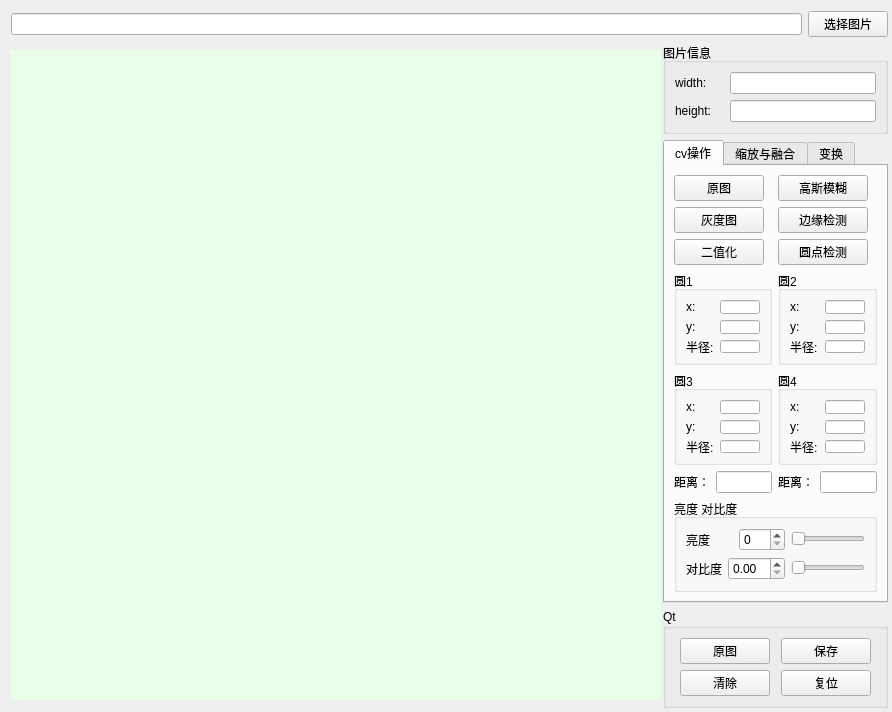
<?xml version="1.0" encoding="UTF-8"?>
<ui version="4.0">
 <class>Widget</class>
 <widget class="QWidget" name="Widget">
  <property name="geometry">
   <rect>
    <x>0</x>
    <y>0</y>
    <width>892</width>
    <height>712</height>
   </rect>
  </property>
  <property name="cursor">
   <cursorShape>ArrowCursor</cursorShape>
  </property>
  <property name="mouseTracking">
   <bool>false</bool>
  </property>
  <property name="focusPolicy">
   <enum>Qt::NoFocus</enum>
  </property>
  <property name="windowTitle">
   <string>Title</string>
  </property>
  <property name="windowIcon">
   <iconset resource="res.qrc">
    <normaloff>:/03.png</normaloff>:/03.png</iconset>
  </property>
  <widget class="QWidget" name="layoutWidget">
   <property name="geometry">
    <rect>
     <x>9</x>
     <y>9</y>
     <width>881</width>
     <height>701</height>
    </rect>
   </property>
   <layout class="QGridLayout" name="mainLayout">
    <property name="leftMargin">
     <number>2</number>
    </property>
    <property name="topMargin">
     <number>2</number>
    </property>
    <property name="rightMargin">
     <number>2</number>
    </property>
    <property name="bottomMargin">
     <number>2</number>
    </property>
    <item row="1" column="0" rowspan="3">
     <widget class="ImgLabel" name="label">
      <property name="minimumSize">
       <size>
        <width>650</width>
        <height>650</height>
       </size>
      </property>
      <property name="maximumSize">
       <size>
        <width>650</width>
        <height>650</height>
       </size>
      </property>
      <property name="cursor">
       <cursorShape>SizeAllCursor</cursorShape>
      </property>
      <property name="focusPolicy">
       <enum>Qt::NoFocus</enum>
      </property>
      <property name="styleSheet">
       <string notr="true">background-color: rgb(234, 255, 231);</string>
      </property>
      <property name="text">
       <string/>
      </property>
     </widget>
    </item>
    <item row="2" column="1" alignment="">
     <widget class="QTabWidget" name="tabWidget">
      <property name="currentIndex">
       <number>0</number>
      </property>
      <widget class="QWidget" name="tab">
       <attribute name="title">
        <string>cv操作</string>
       </attribute>
       <layout class="QGridLayout" name="gridLayout">
        <item row="0" column="1">
         <widget class="QPushButton" name="pushButton_opencv_gray">
          <property name="minimumSize">
           <size>
            <width>0</width>
            <height>0</height>
           </size>
          </property>
          <property name="maximumSize">
           <size>
            <width>90</width>
            <height>16777215</height>
           </size>
          </property>
          <property name="text">
           <string>高斯模糊</string>
          </property>
         </widget>
        </item>
        <item row="6" column="0">
         <layout class="QHBoxLayout" name="horizontalLayout_5">
          <item>
           <widget class="QLabel" name="label_16">
            <property name="text">
             <string>距离：</string>
            </property>
           </widget>
          </item>
          <item>
           <widget class="QLineEdit" name="lineEdit_circle13_dis">
            <property name="maximumSize">
             <size>
              <width>60</width>
              <height>16777215</height>
             </size>
            </property>
           </widget>
          </item>
         </layout>
        </item>
        <item row="4" column="0">
         <widget class="QGroupBox" name="groupBox_4">
          <property name="title">
           <string>圆1</string>
          </property>
          <layout class="QGridLayout" name="gridLayout_3">
           <item row="0" column="0">
            <widget class="QLabel" name="label_4">
             <property name="text">
              <string>x:</string>
             </property>
            </widget>
           </item>
           <item row="0" column="1">
            <widget class="QLineEdit" name="lineEdit_circle1_x">
             <property name="maximumSize">
              <size>
               <width>40</width>
               <height>16777215</height>
              </size>
             </property>
            </widget>
           </item>
           <item row="1" column="0">
            <widget class="QLabel" name="label_5">
             <property name="text">
              <string>y:</string>
             </property>
            </widget>
           </item>
           <item row="1" column="1">
            <widget class="QLineEdit" name="lineEdit_circle1_y">
             <property name="maximumSize">
              <size>
               <width>40</width>
               <height>16777215</height>
              </size>
             </property>
            </widget>
           </item>
           <item row="2" column="0">
            <widget class="QLabel" name="label_6">
             <property name="text">
              <string>半径:</string>
             </property>
            </widget>
           </item>
           <item row="2" column="1">
            <widget class="QLineEdit" name="lineEdit_circle1_r">
             <property name="maximumSize">
              <size>
               <width>40</width>
               <height>16777215</height>
              </size>
             </property>
             <property name="text">
              <string/>
             </property>
            </widget>
           </item>
          </layout>
         </widget>
        </item>
        <item row="0" column="0">
         <widget class="QPushButton" name="pushButton_opencv">
          <property name="minimumSize">
           <size>
            <width>0</width>
            <height>0</height>
           </size>
          </property>
          <property name="maximumSize">
           <size>
            <width>90</width>
            <height>16777215</height>
           </size>
          </property>
          <property name="text">
           <string>原图</string>
          </property>
         </widget>
        </item>
        <item row="4" column="1">
         <widget class="QGroupBox" name="groupBox_5">
          <property name="title">
           <string>圆2</string>
          </property>
          <layout class="QGridLayout" name="gridLayout_4">
           <item row="0" column="0">
            <widget class="QLabel" name="label_7">
             <property name="text">
              <string>x:</string>
             </property>
            </widget>
           </item>
           <item row="0" column="1">
            <widget class="QLineEdit" name="lineEdit_circle2_x">
             <property name="maximumSize">
              <size>
               <width>40</width>
               <height>16777215</height>
              </size>
             </property>
            </widget>
           </item>
           <item row="1" column="0">
            <widget class="QLabel" name="label_8">
             <property name="text">
              <string>y:</string>
             </property>
            </widget>
           </item>
           <item row="1" column="1">
            <widget class="QLineEdit" name="lineEdit_circle2_y">
             <property name="maximumSize">
              <size>
               <width>40</width>
               <height>16777215</height>
              </size>
             </property>
            </widget>
           </item>
           <item row="2" column="0">
            <widget class="QLabel" name="label_9">
             <property name="text">
              <string>半径:</string>
             </property>
            </widget>
           </item>
           <item row="2" column="1">
            <widget class="QLineEdit" name="lineEdit_circle2_r">
             <property name="maximumSize">
              <size>
               <width>40</width>
               <height>16777215</height>
              </size>
             </property>
            </widget>
           </item>
          </layout>
         </widget>
        </item>
        <item row="2" column="0">
         <widget class="QPushButton" name="pushButton_threshold">
          <property name="maximumSize">
           <size>
            <width>90</width>
            <height>16777215</height>
           </size>
          </property>
          <property name="text">
           <string>二值化</string>
          </property>
         </widget>
        </item>
        <item row="7" column="0" colspan="2">
         <widget class="QGroupBox" name="groupBox_3">
          <property name="title">
           <string>亮度 对比度</string>
          </property>
          <layout class="QVBoxLayout" name="verticalLayout">
           <item>
            <layout class="QHBoxLayout" name="horizontalLayout_2">
             <item>
              <widget class="QLabel" name="label_18">
               <property name="text">
                <string>亮度</string>
               </property>
              </widget>
             </item>
             <item>
              <widget class="QSpinBox" name="spinBox_brightness"/>
             </item>
             <item>
              <widget class="QSlider" name="horizontalSlider_brightness">
               <property name="minimumSize">
                <size>
                 <width>74</width>
                 <height>22</height>
                </size>
               </property>
               <property name="maximumSize">
                <size>
                 <width>74</width>
                 <height>22</height>
                </size>
               </property>
               <property name="orientation">
                <enum>Qt::Horizontal</enum>
               </property>
              </widget>
             </item>
            </layout>
           </item>
           <item>
            <layout class="QHBoxLayout" name="horizontalLayout_3">
             <item>
              <widget class="QLabel" name="label_19">
               <property name="text">
                <string>对比度</string>
               </property>
              </widget>
             </item>
             <item>
              <widget class="QDoubleSpinBox" name="doubleSpinBox_contrast"/>
             </item>
             <item>
              <widget class="QSlider" name="horizontalSlider_contrast">
               <property name="minimumSize">
                <size>
                 <width>74</width>
                 <height>22</height>
                </size>
               </property>
               <property name="maximumSize">
                <size>
                 <width>74</width>
                 <height>22</height>
                </size>
               </property>
               <property name="orientation">
                <enum>Qt::Horizontal</enum>
               </property>
              </widget>
             </item>
            </layout>
           </item>
          </layout>
         </widget>
        </item>
        <item row="1" column="1">
         <widget class="QPushButton" name="pushButton_canny">
          <property name="maximumSize">
           <size>
            <width>90</width>
            <height>16777215</height>
           </size>
          </property>
          <property name="text">
           <string>边缘检测</string>
          </property>
         </widget>
        </item>
        <item row="1" column="0">
         <widget class="QPushButton" name="pushButton_gray">
          <property name="maximumSize">
           <size>
            <width>90</width>
            <height>16777215</height>
           </size>
          </property>
          <property name="text">
           <string>灰度图</string>
          </property>
         </widget>
        </item>
        <item row="5" column="0">
         <widget class="QGroupBox" name="groupBox_7">
          <property name="title">
           <string>圆3</string>
          </property>
          <layout class="QGridLayout" name="gridLayout_6">
           <item row="0" column="0">
            <widget class="QLabel" name="label_13">
             <property name="text">
              <string>x:</string>
             </property>
            </widget>
           </item>
           <item row="0" column="1">
            <widget class="QLineEdit" name="lineEdit_circle4_x">
             <property name="maximumSize">
              <size>
               <width>40</width>
               <height>16777215</height>
              </size>
             </property>
            </widget>
           </item>
           <item row="1" column="0">
            <widget class="QLabel" name="label_14">
             <property name="text">
              <string>y:</string>
             </property>
            </widget>
           </item>
           <item row="1" column="1">
            <widget class="QLineEdit" name="lineEdit_circle4_y">
             <property name="maximumSize">
              <size>
               <width>40</width>
               <height>16777215</height>
              </size>
             </property>
            </widget>
           </item>
           <item row="2" column="0">
            <widget class="QLabel" name="label_15">
             <property name="text">
              <string>半径:</string>
             </property>
            </widget>
           </item>
           <item row="2" column="1">
            <widget class="QLineEdit" name="lineEdit_circle4_r">
             <property name="maximumSize">
              <size>
               <width>40</width>
               <height>16777215</height>
              </size>
             </property>
            </widget>
           </item>
          </layout>
         </widget>
        </item>
        <item row="5" column="1">
         <widget class="QGroupBox" name="groupBox_6">
          <property name="title">
           <string>圆4</string>
          </property>
          <layout class="QGridLayout" name="gridLayout_5">
           <item row="0" column="0">
            <widget class="QLabel" name="label_10">
             <property name="text">
              <string>x:</string>
             </property>
            </widget>
           </item>
           <item row="0" column="1">
            <widget class="QLineEdit" name="lineEdit_circle3_x">
             <property name="maximumSize">
              <size>
               <width>40</width>
               <height>16777215</height>
              </size>
             </property>
            </widget>
           </item>
           <item row="1" column="0">
            <widget class="QLabel" name="label_11">
             <property name="text">
              <string>y:</string>
             </property>
            </widget>
           </item>
           <item row="1" column="1">
            <widget class="QLineEdit" name="lineEdit_circle3_y">
             <property name="maximumSize">
              <size>
               <width>40</width>
               <height>16777215</height>
              </size>
             </property>
            </widget>
           </item>
           <item row="2" column="0">
            <widget class="QLabel" name="label_12">
             <property name="text">
              <string>半径:</string>
             </property>
            </widget>
           </item>
           <item row="2" column="1">
            <widget class="QLineEdit" name="lineEdit_circle3_r">
             <property name="maximumSize">
              <size>
               <width>40</width>
               <height>16777215</height>
              </size>
             </property>
            </widget>
           </item>
          </layout>
         </widget>
        </item>
        <item row="6" column="1">
         <layout class="QHBoxLayout" name="horizontalLayout_6">
          <item>
           <widget class="QLabel" name="label_17">
            <property name="text">
             <string>距离：</string>
            </property>
           </widget>
          </item>
          <item>
           <widget class="QLineEdit" name="lineEdit_circle24_dis">
            <property name="maximumSize">
             <size>
              <width>60</width>
              <height>16777215</height>
             </size>
            </property>
           </widget>
          </item>
         </layout>
        </item>
        <item row="2" column="1">
         <widget class="QPushButton" name="pushButton_circle">
          <property name="maximumSize">
           <size>
            <width>90</width>
            <height>16777215</height>
           </size>
          </property>
          <property name="text">
           <string>圆点检测</string>
          </property>
         </widget>
        </item>
       </layout>
      </widget>
      <widget class="QWidget" name="tab_2">
       <attribute name="title">
        <string>缩放与融合</string>
       </attribute>
       <widget class="QGroupBox" name="groupBox">
        <property name="geometry">
         <rect>
          <x>0</x>
          <y>0</y>
          <width>211</width>
          <height>131</height>
         </rect>
        </property>
        <property name="title">
         <string>分辨率缩放</string>
        </property>
        <layout class="QGridLayout" name="gridLayout_8">
         <item row="0" column="0">
          <widget class="QLabel" name="label_20">
           <property name="text">
            <string>缩放倍数</string>
           </property>
          </widget>
         </item>
         <item row="0" column="1">
          <widget class="QDoubleSpinBox" name="doubleSpinBox_resize"/>
         </item>
         <item row="0" column="2">
          <widget class="QPushButton" name="pushButton_nearest">
           <property name="text">
            <string>近邻算法</string>
           </property>
          </widget>
         </item>
         <item row="1" column="0" colspan="2">
          <layout class="QHBoxLayout" name="horizontalLayout_4">
           <item>
            <widget class="QLabel" name="label_21">
             <property name="text">
              <string>宽：</string>
             </property>
            </widget>
           </item>
           <item>
            <widget class="QLabel" name="label_scale_width">
             <property name="text">
              <string>0</string>
             </property>
            </widget>
           </item>
           <item>
            <widget class="QLabel" name="label_24">
             <property name="text">
              <string>高：</string>
             </property>
            </widget>
           </item>
           <item>
            <widget class="QLabel" name="label_scale_height">
             <property name="text">
              <string>0</string>
             </property>
            </widget>
           </item>
          </layout>
         </item>
         <item row="1" column="2">
          <widget class="QPushButton" name="pushButton_linear">
           <property name="text">
            <string>双线性插值</string>
           </property>
          </widget>
         </item>
         <item row="2" column="0">
          <widget class="QLabel" name="label_22">
           <property name="text">
            <string>金字塔：</string>
           </property>
          </widget>
         </item>
         <item row="2" column="1" colspan="2">
          <widget class="QComboBox" name="comboBox_pyramid_type">
           <item>
            <property name="text">
             <string>高斯金字塔缩小</string>
            </property>
           </item>
           <item>
            <property name="text">
             <string>拉普拉斯金字塔放大</string>
            </property>
           </item>
          </widget>
         </item>
         <item row="3" column="2">
          <widget class="QPushButton" name="pushButton_pyramid">
           <property name="text">
            <string>金字塔缩放</string>
           </property>
          </widget>
         </item>
        </layout>
       </widget>
       <widget class="QGroupBox" name="groupBox_8">
        <property name="geometry">
         <rect>
          <x>0</x>
          <y>140</y>
          <width>211</width>
          <height>333</height>
         </rect>
        </property>
        <property name="title">
         <string>图片融合</string>
        </property>
        <layout class="QGridLayout" name="gridLayout_9">
         <item row="0" column="0">
          <layout class="QHBoxLayout" name="horizontalLayout_9">
           <item>
            <widget class="QLabel" name="label_23">
             <property name="text">
              <string>缩略图：</string>
             </property>
            </widget>
           </item>
           <item>
            <spacer name="horizontalSpacer_3">
             <property name="orientation">
              <enum>Qt::Horizontal</enum>
             </property>
             <property name="sizeHint" stdset="0">
              <size>
               <width>40</width>
               <height>20</height>
              </size>
             </property>
            </spacer>
           </item>
           <item>
            <widget class="QPushButton" name="pushButton_choose_blend_img">
             <property name="text">
              <string>选择图片</string>
             </property>
            </widget>
           </item>
          </layout>
         </item>
         <item row="1" column="0">
          <widget class="QLabel" name="label_blend_img">
           <property name="minimumSize">
            <size>
             <width>180</width>
             <height>180</height>
            </size>
           </property>
           <property name="maximumSize">
            <size>
             <width>180</width>
             <height>180</height>
            </size>
           </property>
           <property name="styleSheet">
            <string notr="true">background-color: rgb(255, 253, 229);</string>
           </property>
           <property name="text">
            <string/>
           </property>
          </widget>
         </item>
         <item row="2" column="0">
          <layout class="QHBoxLayout" name="horizontalLayout_7">
           <item>
            <widget class="QLabel" name="label_25">
             <property name="text">
              <string>融合度：</string>
             </property>
            </widget>
           </item>
           <item>
            <spacer name="horizontalSpacer">
             <property name="orientation">
              <enum>Qt::Horizontal</enum>
             </property>
             <property name="sizeHint" stdset="0">
              <size>
               <width>40</width>
               <height>20</height>
              </size>
             </property>
            </spacer>
           </item>
           <item>
            <widget class="QDoubleSpinBox" name="doubleSpinBox_blend_alpha"/>
           </item>
          </layout>
         </item>
         <item row="3" column="0">
          <layout class="QHBoxLayout" name="horizontalLayout_8">
           <item>
            <widget class="QLabel" name="label_26">
             <property name="text">
              <string>增益：</string>
             </property>
            </widget>
           </item>
           <item>
            <spacer name="horizontalSpacer_2">
             <property name="orientation">
              <enum>Qt::Horizontal</enum>
             </property>
             <property name="sizeHint" stdset="0">
              <size>
               <width>40</width>
               <height>20</height>
              </size>
             </property>
            </spacer>
           </item>
           <item>
            <widget class="QSpinBox" name="spinBox_blend_gain">
             <property name="minimumSize">
              <size>
               <width>52</width>
               <height>0</height>
              </size>
             </property>
            </widget>
           </item>
          </layout>
         </item>
         <item row="4" column="0">
          <widget class="QPushButton" name="pushButton_blend">
           <property name="text">
            <string>融合</string>
           </property>
          </widget>
         </item>
        </layout>
       </widget>
      </widget>
      <widget class="QWidget" name="tab_3">
       <attribute name="title">
        <string>变换</string>
       </attribute>
       <widget class="QGroupBox" name="groupBox_9">
        <property name="geometry">
         <rect>
          <x>10</x>
          <y>10</y>
          <width>201</width>
          <height>87</height>
         </rect>
        </property>
        <property name="title">
         <string>旋转与镜像</string>
        </property>
        <layout class="QGridLayout" name="gridLayout_10">
         <item row="0" column="2">
          <widget class="QPushButton" name="pushButton_rotate">
           <property name="text">
            <string>旋转</string>
           </property>
          </widget>
         </item>
         <item row="0" column="0">
          <widget class="QComboBox" name="comboBox_rotate">
           <item>
            <property name="text">
             <string>顺时针90°</string>
            </property>
           </item>
           <item>
            <property name="text">
             <string>逆时针90°</string>
            </property>
           </item>
           <item>
            <property name="text">
             <string>旋转180°</string>
            </property>
           </item>
          </widget>
         </item>
         <item row="1" column="0">
          <widget class="QComboBox" name="comboBox_flip">
           <item>
            <property name="text">
             <string>水平翻转</string>
            </property>
           </item>
           <item>
            <property name="text">
             <string>垂直翻转</string>
            </property>
           </item>
           <item>
            <property name="text">
             <string>同时翻转</string>
            </property>
           </item>
          </widget>
         </item>
         <item row="1" column="2">
          <widget class="QPushButton" name="pushButton_flip">
           <property name="text">
            <string>镜像</string>
           </property>
          </widget>
         </item>
         <item row="0" column="1">
          <spacer name="horizontalSpacer_4">
           <property name="orientation">
            <enum>Qt::Horizontal</enum>
           </property>
           <property name="sizeHint" stdset="0">
            <size>
             <width>40</width>
             <height>20</height>
            </size>
           </property>
          </spacer>
         </item>
        </layout>
       </widget>
      </widget>
     </widget>
    </item>
    <item row="1" column="1">
     <widget class="QGroupBox" name="groupBox_info">
      <property name="title">
       <string>图片信息</string>
      </property>
      <layout class="QGridLayout" name="gridLayout_7">
       <item row="1" column="0">
        <widget class="QLabel" name="label_3">
         <property name="text">
          <string>height:</string>
         </property>
        </widget>
       </item>
       <item row="0" column="0">
        <widget class="QLabel" name="label_2">
         <property name="text">
          <string>width:</string>
         </property>
        </widget>
       </item>
       <item row="0" column="1" colspan="3">
        <widget class="QLineEdit" name="lineEdit_width"/>
       </item>
       <item row="1" column="1" colspan="3">
        <widget class="QLineEdit" name="lineEdit_height"/>
       </item>
      </layout>
     </widget>
    </item>
    <item row="0" column="0" colspan="2">
     <layout class="QHBoxLayout" name="horizontalLayout">
      <item>
       <widget class="QLineEdit" name="lineEdit"/>
      </item>
      <item>
       <widget class="QPushButton" name="pushButton_chooseImg">
        <property name="text">
         <string>选择图片</string>
        </property>
       </widget>
      </item>
     </layout>
    </item>
    <item row="3" column="1">
     <widget class="QGroupBox" name="groupBox_2">
      <property name="title">
       <string>Qt</string>
      </property>
      <layout class="QGridLayout" name="gridLayout_2">
       <item row="0" column="0">
        <widget class="QPushButton" name="pushButton_labelImg_gray8">
         <property name="maximumSize">
          <size>
           <width>90</width>
           <height>16777215</height>
          </size>
         </property>
         <property name="text">
          <string>原图</string>
         </property>
        </widget>
       </item>
       <item row="0" column="1">
        <widget class="QPushButton" name="pushButton_save">
         <property name="minimumSize">
          <size>
           <width>0</width>
           <height>0</height>
          </size>
         </property>
         <property name="maximumSize">
          <size>
           <width>90</width>
           <height>16777215</height>
          </size>
         </property>
         <property name="text">
          <string>保存</string>
         </property>
        </widget>
       </item>
       <item row="1" column="0">
        <widget class="QPushButton" name="pushButton_clear">
         <property name="maximumSize">
          <size>
           <width>90</width>
           <height>16777215</height>
          </size>
         </property>
         <property name="text">
          <string>清除</string>
         </property>
        </widget>
       </item>
       <item row="1" column="1">
        <widget class="QPushButton" name="pushButton_reset">
         <property name="maximumSize">
          <size>
           <width>90</width>
           <height>16777215</height>
          </size>
         </property>
         <property name="text">
          <string>复位</string>
         </property>
        </widget>
       </item>
      </layout>
     </widget>
    </item>
   </layout>
  </widget>
 </widget>
 <customwidgets>
  <customwidget>
   <class>ImgLabel</class>
   <extends>QLabel</extends>
   <header location="global">imglabel.h</header>
  </customwidget>
 </customwidgets>
 <resources>
  <include location="res.qrc"/>
 </resources>
 <connections/>
</ui>
